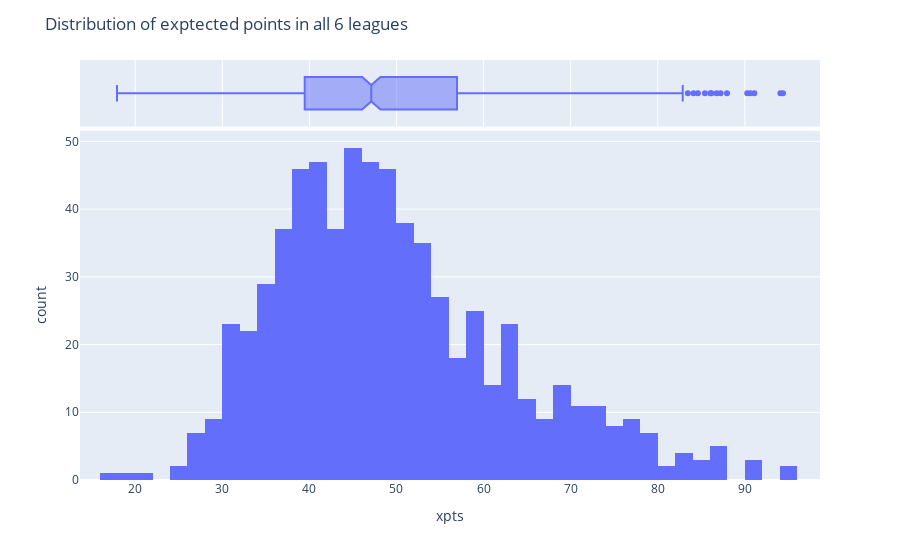

Notebook source saved alongside this figure:
### Markdown cell above
Xpts is a metric that heavily rely on xG and takes a little more time to calculate. After the match you take xG of both teams and simulate many times result of the match. During simulating, a model gives each shot a random number from 0, to 1. If this number is lower than xG of that shot then model view this as a goal. After whole match is simulated the winner is decided. xpts for specific match is calulate according to this eqution: 
(win probability * 3) + (draw probability * 1)
xpts is a metric that shines when you calculate it for whole season.

### Code cell
fig = px.histogram(df_understat, 'xpts', marginal="box")
fig.update_layout(title_text="Distribution of exptected points in all 6 leagues")
fig.show()

### Figure 1 — Plotly figure (JSON) as saved in the notebook; plotly's stock layout.template omitted (floating-point values rounded to 4 significant figures; data arrays with more than 128 entries replaced by an {"elided": "..."} marker saying what was removed)
{"data": [{"alignmentgroup": "True", "bingroup": "x", "hovertemplate": "xpts=%{x}<br>count=%{y}<extra></extra>", "legendgroup": "", "marker": {"color": "#636efa", "pattern": {"shape": ""}}, "name": "", "offsetgroup": "", "orientation": "v", "showlegend": false, "type": "histogram", "x": {"elided": "684 float values"}, "xaxis": "x", "yaxis": "y"}, {"alignmentgroup": "True", "hovertemplate": "xpts=%{x}<extra></extra>", "legendgroup": "", "marker": {"color": "#636efa"}, "name": "", "notched": true, "offsetgroup": "", "showlegend": false, "type": "box", "x": {"elided": "684 float values"}, "xaxis": "x2", "yaxis": "y2"}], "layout": {"barmode": "relative", "legend": {"tracegroupgap": 0}, "margin": {"t": 60}, "title": {"text": "Distribution of exptected points in all 6 leagues"}, "xaxis": {"anchor": "y", "domain": [0, 1], "title": {"text": "xpts"}}, "xaxis2": {"anchor": "y2", "domain": [0, 1], "matches": "x", "showgrid": true, "showticklabels": false}, "yaxis": {"anchor": "x", "domain": [0, 0.8316], "title": {"text": "count"}}, "yaxis2": {"anchor": "x2", "domain": [0.8416, 1], "matches": "y2", "showgrid": false, "showline": false, "showticklabels": false, "ticks": ""}}}
